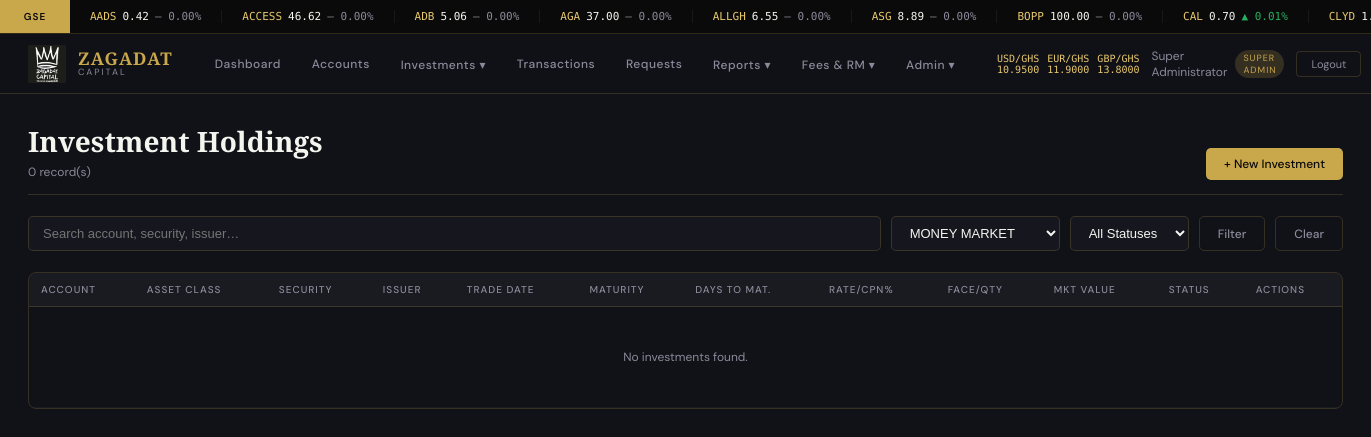
Before: /admin/investments?asset_class=MONEY_MARKET (signed in) with the older database file.
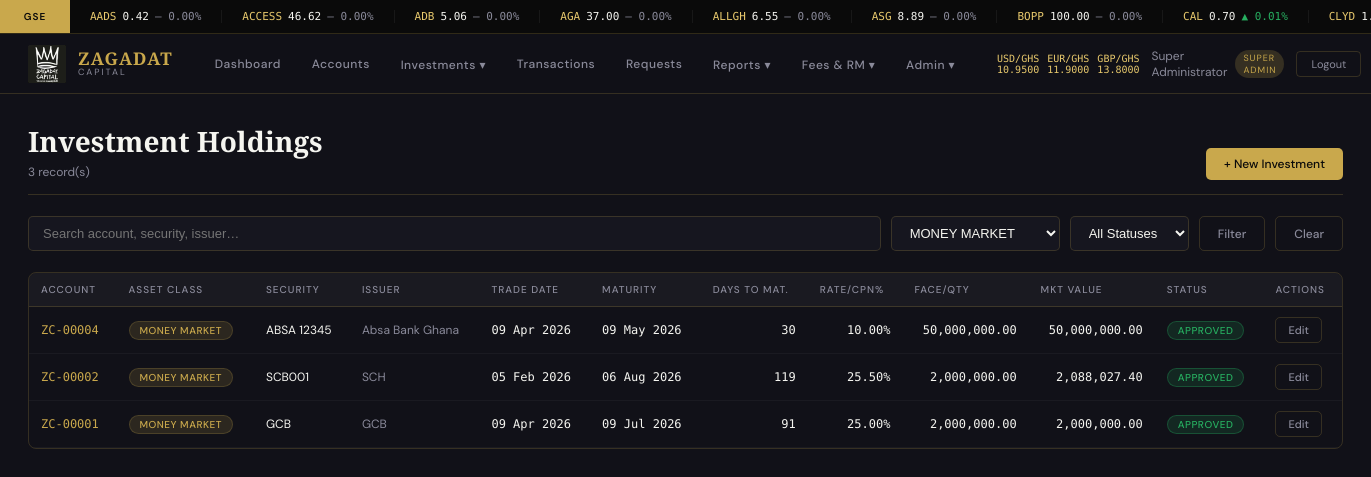
After: the same page with the newer database file.
### models.py (models this page shows, shortened)
class AdminUser(UserMixin, db.Model):
    __tablename__ = 'admin_users'
    id            = db.Column(db.Integer, primary_key=True)
    staff_id      = db.Column(db.String(20), unique=True, nullable=False)
    full_name     = db.Column(db.String(120), nullable=False)
    email         = db.Column(db.String(120), unique=True, nullable=False)
    password_hash = db.Column(db.String(256), nullable=False)
    role          = db.Column(db.String(40), nullable=False, default='REPORT_VIEWER')
    is_active     = db.Column(db.Boolean, default=True)
    created_at    = db.Column(db.DateTime, default=datetime.utcnow)
    created_by    = db.Column(db.Integer, nullable=True)
    last_login    = db.Column(db.DateTime, nullable=True)
    is_rm         = db.Column(db.Boolean, default=False)
    rm_commission_rate = db.Column(db.Float, default=1.0)
    def has_permission(self, p):
        return ADMIN_ROLES.get(self.role, {}).get('level', 0) >= PERMISSION_MAP.get(p, 100)
    @property
    def is_super_admin(self): return self.role == 'SUPER_ADMIN'

class Investment(db.Model):
    __tablename__ = 'investments'
    id             = db.Column(db.Integer, primary_key=True)
    account_number = db.Column(db.String(20), db.ForeignKey('client_accounts.account_number'), nullable=False)
    asset_class    = db.Column(db.String(40), nullable=False)
    sub_type       = db.Column(db.String(60), nullable=True)
    issuer         = db.Column(db.String(120), nullable=True)
    security_name  = db.Column(db.String(200), nullable=True)
    symbol         = db.Column(db.String(20), nullable=True)
    isin           = db.Column(db.String(30), nullable=True)
    exchange       = db.Column(db.String(40), nullable=True)
    sector         = db.Column(db.String(80), nullable=True)
    trade_date     = db.Column(db.Date, nullable=True)
    issue_date     = db.Column(db.Date, nullable=True)
    maturity_date  = db.Column(db.Date, nullable=True)
    tenor          = db.Column(db.Integer, nullable=True)
    quantity       = db.Column(db.Float, nullable=True)
    face_value     = db.Column(db.Float, nullable=True)
    coupon_rate    = db.Column(db.Float, nullable=True)
    coupon_freq    = db.Column(db.Integer, nullable=True, default=2)
    interest_rate  = db.Column(db.Float, nullable=True)
    clean_price    = db.Column(db.Float, nullable=True)
    unit_cost      = db.Column(db.Float, nullable=True)
    total_cost     = db.Column(db.Float, nullable=True)
    currency       = db.Column(db.String(10), default='GHS')
    current_price  = db.Column(db.Float, nullable=True)
    mkt_value_htm  = db.Column(db.Float, nullable=True)
    mkt_value_mtm  = db.Column(db.Float, nullable=True)
    last_coupon_date = db.Column(db.Date, nullable=True)
    vintage_year   = db.Column(db.Integer, nullable=True)
    geography      = db.Column(db.String(60), nullable=True)
    stage          = db.Column(db.String(60), nullable=True)
    committed      = db.Column(db.Float, nullable=True)
    called         = db.Column(db.Float, nullable=True)
    distributions  = db.Column(db.Float, nullable=True)
    moic           = db.Column(db.Float, nullable=True)
    irr            = db.Column(db.Float, nullable=True)
    nav            = db.Column(db.Float, nullable=True)
    outstanding    = db.Column(db.Float, nullable=True)
    rating         = db.Column(db.String(20), nullable=True)
    pik            = db.Column(db.Boolean, default=False)
    country_of_issue = db.Column(db.String(60), nullable=True)
    status         = db.Column(db.String(20), default='PENDING')
    approved_by    = db.Column(db.Integer, nullable=True)
    approved_at    = db.Column(db.DateTime, nullable=True)
    created_by     = db.Column(db.Integer, nullable=True)
    created_at     = db.Column(db.DateTime, default=datetime.utcnow)
    notes          = db.Column(db.Text, nullable=True)
    transactions = db.relationship('Transaction', backref='investment', lazy=True,
                                   foreign_keys='Transaction.investment_id')
    @property
    def days_to_maturity(self):
        if self.maturity_date:
            return max(0, (self.maturity_date - date.today()).days)
    @property
    def accrued_interest(self):
        if self.asset_class in ('GOVT_SECURITIES','BONDS','EUROBONDS'):
            if self.face_value and (self.coupon_rate or self.interest_rate):
                rate  = self.coupon_rate or self.interest_rate or 0
                basis = 364 if (self.sub_type and ('BILL' in (self.sub_type or '').upper() or
                                                    'T-BILL' in (self.sub_type or '').upper())) else 365
                ref   = self.last_coupon_date or self.trade_date
                days  = (date.today() - ref).days if ref else 0
                return (self.face_value * (rate / 100) * days) / basis
        elif self.asset_class == 'MONEY_MARKET':
            if self.face_value and self.interest_rate and self.trade_date:
                days = (date.today() - self.trade_date).days
                return self.face_value * (self.interest_rate / 100) * days / 365
        elif self.asset_class == 'PRIVATE_DEBT':
            if self.outstanding and self.coupon_rate and self.trade_date:
                days = (date.today() - self.trade_date).days
                return (self.outstanding or self.total_cost or 0) * (self.coupon_rate / 100) * days / 365
        return 0.0
    @property
    def computed_mkt_value(self):
        if self.asset_class == 'GOVT_SECURITIES':
            if self.face_value and self.interest_rate:
                basis = 364 if (self.sub_type and 'BILL' in self.sub_type.upper()) else 365
                if self.maturity_date:
                    d2m = max(0, (self.maturity_date - date.today()).days)
                elif self.tenor:
                    d2m = max(0, self.tenor - self.days_run)
                else:
                    d2m = 0
                if d2m >= 0 and (self.interest_rate or 0) > 0:
                    return self.face_value / (1 + (self.interest_rate/100) * d2m / basis)
            return self.total_cost or 0
        elif self.asset_class in ('BONDS','EUROBONDS'):
            if self.face_value and self.clean_price:
                return (self.clean_price/100)*self.face_value + self.accrued_interest
            return self.total_cost or 0
        elif self.asset_class in ('GSE_EQUITIES','GLOBAL_EQUITIES'):
            if self.quantity and self.current_price:
                return self.quantity * self.current_price
            return self.total_cost or 0
        elif self.asset_class == 'MONEY_MARKET':
            principal = self.face_value or self.total_cost or 0
            return principal + self.accrued_interest
        elif self.asset_class == 'PRIVATE_EQUITY':
            return self.nav or self.total_cost or 0
        elif self.asset_class == 'PRIVATE_DEBT':
            return self.outstanding or self.total_cost or 0
        elif self.asset_class == 'MUTUAL_FUNDS':
            if self.quantity and self.current_price:
                return self.quantity * self.current_price
            return self.total_cost or 0
        return self.total_cost or 0

### routes/admin.py (the view)
@admin_bp.route('/investments')
@admin_required
def investments():
    q = request.args.get('q', '')
    asset_class = request.args.get('asset_class', '')
    status = request.args.get('status', '')
    query = Investment.query
    if q:
        query = query.filter(
            (Investment.account_number.ilike(f'%{q}%')) |
            (Investment.security_name.ilike(f'%{q}%')) |
            (Investment.issuer.ilike(f'%{q}%')))
    if asset_class:
        query = query.filter_by(asset_class=asset_class)
    if status:
        query = query.filter_by(status=status)
    return render_template('admin/investments.html',
        investments=query.order_by(Investment.created_at.desc()).all(),
        q=q, asset_class=asset_class, status=status)

### models.py (called while the page is built)
@login_manager.user_loader
def load_user(user_id):
    uid = str(user_id)
    if uid.startswith('admin_'):
        return AdminUser.query.get(int(uid.split('_')[1]))
    return ClientUser.query.get(int(uid))

### routes/admin.py (called while the page is built)
def admin_required(f):
    from functools import wraps
    @wraps(f)
    def decorated(*args, **kwargs):
        if not current_user.is_authenticated or session.get('user_type') != 'admin':
            return redirect(url_for('auth.login'))
        return f(*args, **kwargs)
    return decorated

### templates/admin/investments.html (shortened to what this page needs)
{% extends 'base.html' %}
{% block content %}
<div class="page-content">
  <div class="page-header">
    <div>
      <h1>Investment Holdings</h1>
      <p>{{ investments|length }} record(s)</p>
    </div>
    {% if current_user.has_permission('enter_investment') %}
    <a href="{{ url_for('admin.new_investment') }}" class="btn btn-primary">+ New Investment</a>
    {% endif %}
  </div>
  <form method="GET" style="display:flex;gap:10px;margin-bottom:1.5rem;flex-wrap:wrap;">
    <input name="q" value="{{ q }}" placeholder="Search account, security, issuer…"
           style="flex:1;min-width:200px;background:var(--surface);border:1px solid var(--border);
                  border-radius:5px;color:var(--white);padding:8px 14px;font-size:13px;outline:none;">
    <select name="asset_class" style="background:var(--surface);border:1px solid var(--border);border-radius:5px;color:var(--white);padding:8px 14px;font-size:13px;outline:none;">
      {% for cls in ['MONEY_MARKET','GOVT_SECURITIES','BONDS','EUROBONDS','GSE_EQUITIES','GLOBAL_EQUITIES','PRIVATE_EQUITY','PRIVATE_DEBT','MUTUAL_FUNDS'] %}
      <option value="{{ cls }}" {{ 'selected' if asset_class==cls }}>{{ cls.replace('_',' ') }}</option>
      {% endfor %}
    </select>
    <select name="status" style="background:var(--surface);border:1px solid var(--border);border-radius:5px;color:var(--white);padding:8px 14px;font-size:13px;outline:none;">
      <option value="">All Statuses</option>
    </select>
    <button type="submit" class="btn btn-secondary">Filter</button>
    <a href="{{ url_for('admin.investments') }}" class="btn btn-secondary">Clear</a>
  </form>
  <div class="table-wrap">
    <table class="data-table">
      <thead>
        <tr>
          <th>Account</th><th>Asset Class</th><th>Security</th><th>Issuer</th>
          <th>Trade Date</th><th>Maturity</th><th>Days to Mat.</th>
          <th class="text-right">Rate/Cpn%</th>
          <th class="text-right">Face/Qty</th>
          <th class="text-right">Mkt Value</th>
          <th>Status</th><th>Actions</th>
        </tr>
      </thead>
      <tbody>
        {% for inv in investments %}
        <tr>
          <td class="mono"><a href="{{ url_for('admin.view_account', acc_id=inv.account.id) }}" style="color:var(--gold);text-decoration:none;">{{ inv.account_number }}</a></td>
          <td><span class="badge badge-pending">{{ inv.asset_class.replace('_',' ') }}</span></td>
          <td>{{ (inv.security_name or inv.sub_type or '—')[:30] }}</td>
          <td style="color:var(--grey);">{{ inv.issuer or '—' }}</td>
          <td class="mono">{{ inv.trade_date.strftime('%d %b %Y') if inv.trade_date else '—' }}</td>
          <td class="mono">{{ inv.maturity_date.strftime('%d %b %Y') if inv.maturity_date else '—' }}</td>
          <td class="num">{% if inv.days_to_maturity is not none %}{{ inv.days_to_maturity }}{% else %}—{% endif %}</td>
          <td class="num">{{ "{:.2f}".format(inv.coupon_rate or inv.interest_rate or 0) }}%</td>
          <td class="num">{{ "{:,.2f}".format(inv.face_value or inv.quantity or 0) }}</td>
          <td class="num text-gold">{{ "{:,.2f}".format(inv.computed_mkt_value) }}</td>
          <td><span class="badge badge-{{ 'approved' if inv.status=='APPROVED' else 'pending' }}">{{ inv.status }}</span></td>
          <td>
            <div class="flex gap-1">
              <a href="{{ url_for('admin.edit_investment', inv_id=inv.id) }}" class="btn btn-secondary btn-sm">Edit</a>
            </div>
          </td>
        </tr>
        {% else %}
        <tr><td colspan="12" style="text-align:center;color:var(--grey);padding:3rem;">No investments found.</td></tr>
        {% endfor %}
      </tbody>
    </table>
  </div>
</div>
{% endblock %}

### templates/base.html (shortened to what this page needs)
<!DOCTYPE html>
<html lang="en">
<head>
</head>
<body>
{% if current_user.is_authenticated %}
<div id="ticker-bar">
  <div class="ticker-label" id="ticker-exchange-label">GSE</div>
  <div class="ticker-track">
    <div class="ticker-inner" id="ticker-inner">
    </div>
  </div>
</div>
<nav class="topnav">
  <a href="{% if session.get('user_type') == 'admin' %}{{ url_for('admin.dashboard') }}{% else %}{{ url_for('user.dashboard') }}{% endif %}" class="nav-brand">
    <img src="{{ url_for('static', filename='img/logo.png') }}" alt="Zagadat">
    <div class="brand-text">
      <span class="brand-name">ZAGADAT</span>
      <span class="brand-sub">Capital</span>
    </div>
  </a>
  {% if session.get('user_type') == 'admin' %}
  <div class="nav-links">
    <a href="{{ url_for('admin.dashboard') }}" {% if request.endpoint == 'admin.dashboard' %}class="active"{% endif %}>Dashboard</a>
    <a href="{{ url_for('admin.accounts') }}" {% if 'account' in request.endpoint %}class="active"{% endif %}>Accounts</a>
    <div class="dropdown">
      <a href="{{ url_for('admin.investments') }}">Investments ▾</a>
    </div>
    <a href="{{ url_for('admin.transactions') }}">Transactions</a>
    <a href="{{ url_for('admin.client_requests') }}">Requests</a>
    <div class="dropdown">
      <a href="{{ url_for('reports.menu') }}">Reports ▾</a>
    </div>
    {% if current_user.has_permission('approve_account') %}
    <div class="dropdown">
      <a href="{{ url_for('admin.fees') }}">Fees & RM ▾</a>
    </div>
    {% endif %}
    {% if current_user.has_permission('manage_all') %}
    <div class="dropdown">
      <a href="{{ url_for('admin.admin_users') }}">Admin ▾</a>
    </div>
    {% endif %}
  </div>
  <div class="nav-right">
    <div class="fx-pill" id="fx-display">
      <span>USD/GHS <span id="fx-usd">—</span></span>
      <span>EUR/GHS <span id="fx-eur">—</span></span>
      <span>GBP/GHS <span id="fx-gbp">—</span></span>
    </div>
    <div class="nav-user">
      <span>{{ current_user.full_name }}</span>
      <span class="role-badge">{{ current_user.role.replace('_',' ') }}</span>
    </div>
    <a href="{{ url_for('auth.logout') }}" class="btn-logout">Logout</a>
  </div>
  {% endif %}
</nav>
{% endif %}
{% block content %}{% endblock %}
</body>
</html>

Changed rows visible on the page:
added Investment: account_number "ZC-00004", asset_class.replace "MONEY MARKET", security_name "ABSA 12345", issuer "Absa Bank Ghana", trade_date "09 Apr 2026", maturity_date "09 May 2026", days_to_maturity "30", coupon_rate+interest_rate "10.00", face_value "50,000,000.00", computed_mkt_value "50,000,000.00", status "APPROVED"
added Investment: account_number "ZC-00002", asset_class.replace "MONEY MARKET", security_name "SCB001", issuer "SCH", trade_date "05 Feb 2026", maturity_date "06 Aug 2026", days_to_maturity "119", coupon_rate+interest_rate "25.50", face_value "2,000,000.00", computed_mkt_value "2,088,027.40", status "APPROVED"
added Investment: account_number "ZC-00001", asset_class.replace "MONEY MARKET", security_name "GCB", issuer "GCB", trade_date "09 Apr 2026", maturity_date "09 Jul 2026", days_to_maturity "91", coupon_rate+interest_rate "25.00", face_value "2,000,000.00", computed_mkt_value "2,000,000.00", status "APPROVED"
Other visible differences:
{{ investments|length }}: "0" → "3"
text no longer shown: "No investments found."
